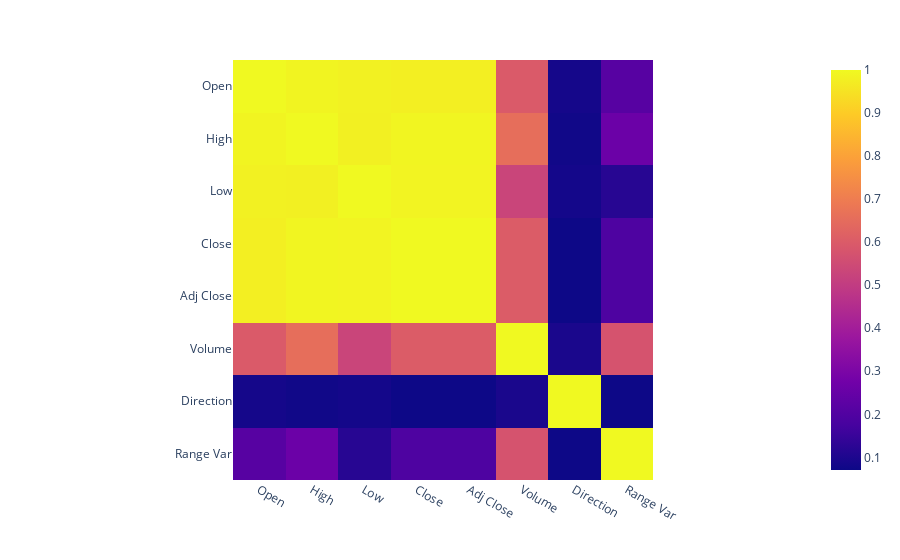

Write notebook code for a chart like this one.
### Code cell
xrp['Range Var'] = (xrp['Close'] - xrp['Open']) ** 2

plt.imshow(xrp.corr())

### Figure 1 — Plotly figure (JSON) as saved in the notebook; plotly's stock layout.template omitted (floating-point values rounded to 4 significant figures)
{"data": [{"coloraxis": "coloraxis", "hovertemplate": "x: %{x}<br>y: %{y}<br>color: %{z}<extra></extra>", "name": "0", "type": "heatmap", "x": ["Open", "High", "Low", "Close", "Adj Close", "Volume", "Direction", "Range Var"], "xaxis": "x", "y": ["Open", "High", "Low", "Close", "Adj Close", "Volume", "Direction", "Range Var"], "yaxis": "y", "z": [[1, 0.9899, 0.9826, 0.9786, 0.9786, 0.5969, 0.0848, 0.2138], [0.9899, 1, 0.9803, 0.9902, 0.9902, 0.6573, 0.07695, 0.2602], [0.9826, 0.9803, 1, 0.988, 0.988, 0.5285, 0.08241, 0.1173], [0.9786, 0.9902, 0.988, 1, 1, 0.6021, 0.07139, 0.1915], [0.9786, 0.9902, 0.988, 1, 1, 0.6021, 0.07139, 0.1915], [0.5969, 0.6573, 0.5285, 0.6021, 0.6021, 1, 0.09388, 0.5738], [0.0848, 0.07695, 0.08241, 0.07139, 0.07139, 0.09388, 1, 0.07057], [0.2138, 0.2602, 0.1173, 0.1915, 0.1915, 0.5738, 0.07057, 1]]}], "layout": {"coloraxis": {"colorscale": [[0, "#0d0887"], [0.1111, "#46039f"], [0.2222, "#7201a8"], [0.3333, "#9c179e"], [0.4444, "#bd3786"], [0.5556, "#d8576b"], [0.6667, "#ed7953"], [0.7778, "#fb9f3a"], [0.8889, "#fdca26"], [1, "#f0f921"]]}, "margin": {"t": 60}, "xaxis": {"anchor": "y", "constrain": "domain", "domain": [0, 1], "scaleanchor": "y"}, "yaxis": {"anchor": "x", "autorange": "reversed", "constrain": "domain", "domain": [0, 1]}}}
